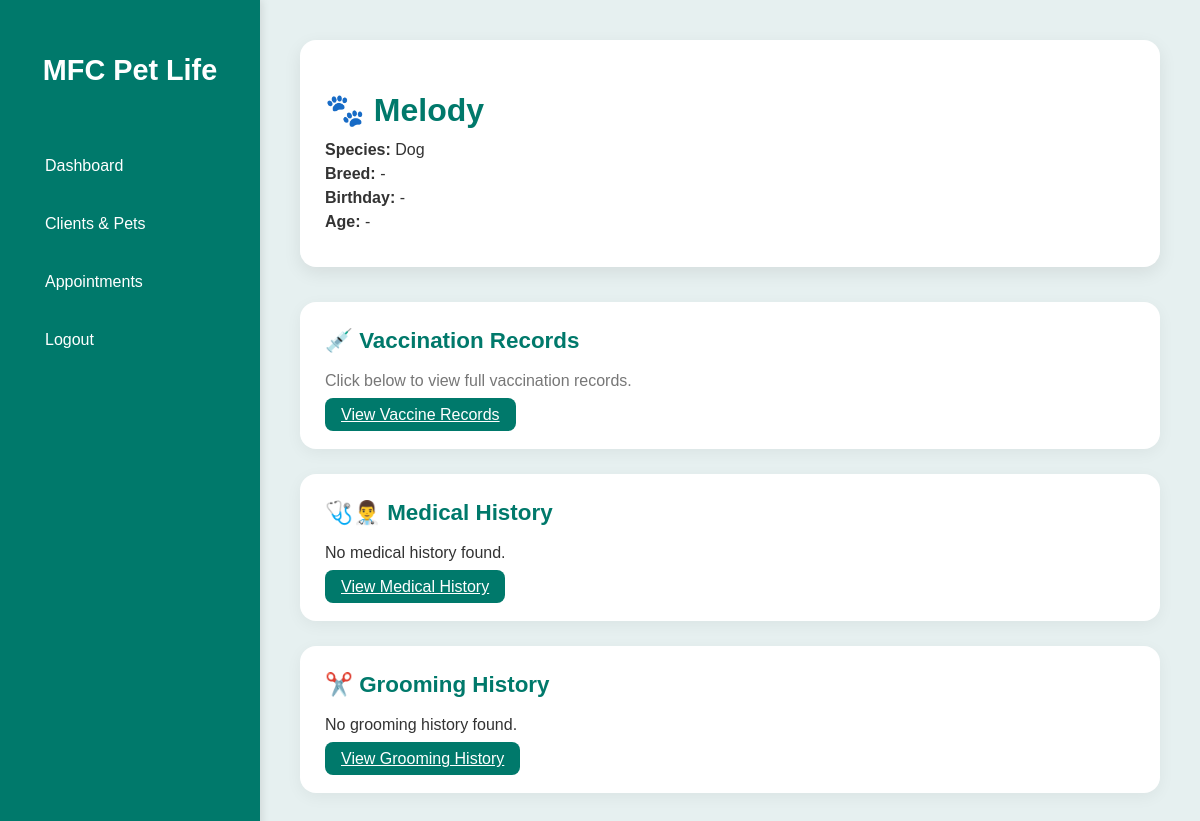
Before: /pets/3/ with the older database file.
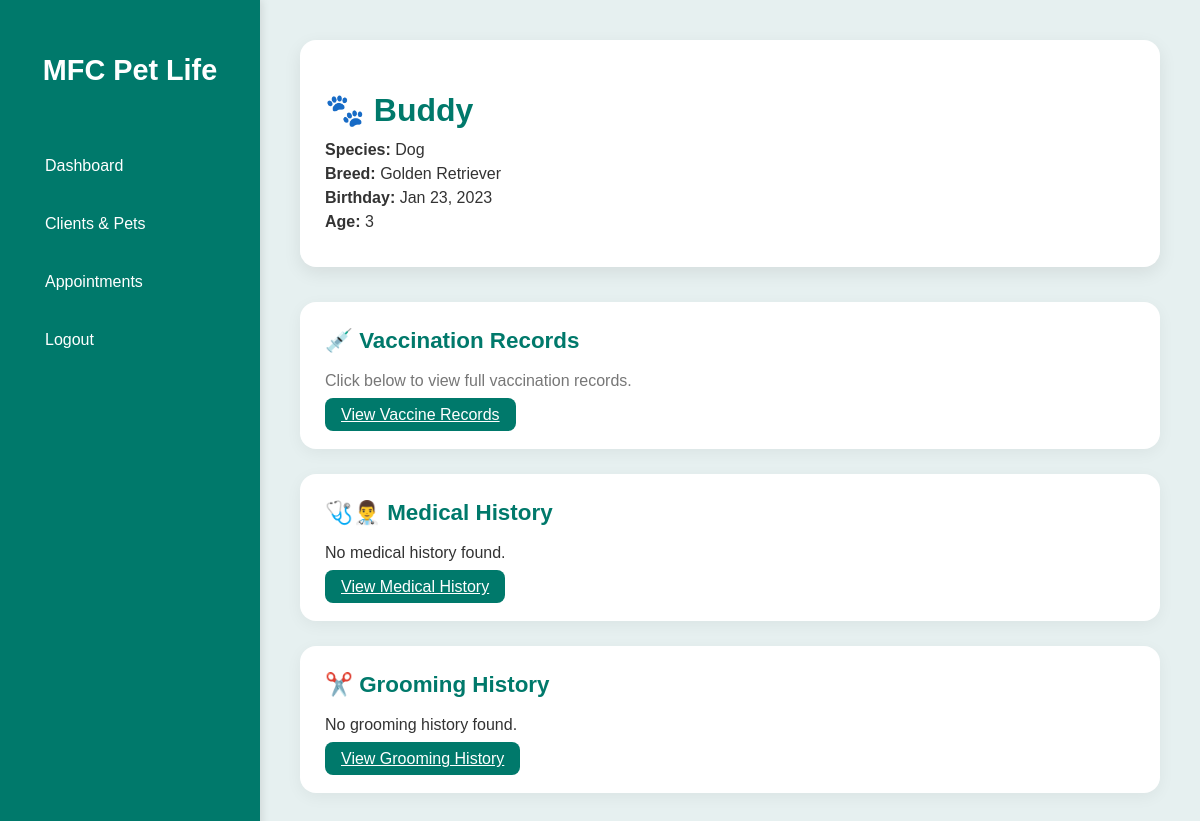
After: the same page with the newer database file.
### main/models.py (models this page shows, shortened)
class Pet(models.Model):
    owner = models.ForeignKey(User, on_delete=models.CASCADE)
    name = models.CharField(max_length=100)
    species = models.CharField(max_length=50)
    breed = models.CharField(max_length=100, blank=True, null=True)
    gender = models.CharField(max_length=10)
    color = models.CharField(max_length=50, blank=True, null=True)
    birthday = models.DateField(blank=True, null=True)
    age = models.PositiveIntegerField(default=0)
    weight = models.DecimalField(max_digits=5, decimal_places=2, blank=True, null=True)
    image = models.ImageField(upload_to='pets/', blank=True, null=True)
    is_active = models.BooleanField(default=True)  # Soft-delete flag
    def calculate_age(self):
        if self.birthday:
            today = date.today()
            years = today.year - self.birthday.year
            if (today.month, today.day) < (self.birthday.month, self.birthday.day):
                years -= 1
            return years
        return self.age

### main/views.py (the view, shortened to what this page needs)
# urls.py: path('pets/<int:pet_id>/', views.pet_detail_admin, name='pet_detail_admin'),
def pet_detail_admin(request, pet_id):
    pet = get_object_or_404(Pet, id=pet_id)
    vaccinations = pet.vaccine_records.all()  # matches related_name in Vaccine
    appointments = pet.appointments.all()     # matches related_name in Appointment
    return render(request, 'admin/pet_detail_admin.html', {
        'pet': pet,
        'vaccinations': vaccinations,
        'appointments': appointments
    })

### main/templates/admin/pet_detail_admin.html (shortened to what this page needs)
{% load static %}
<!DOCTYPE html>
<html lang="en">
<head>
<link rel="stylesheet" href="{% static 'css/admin/pet_detail_admin.css' %}">
</head>
<body>
<div class="sidebar">
    <h2>MFC Pet Life</h2>
    <a href="{% url 'admin_dashboard' %}">Dashboard</a>
    <a href="{% url 'clients_pets' %}">Clients & Pets</a>
    <a href="{% url 'appointment_list' %}">Appointments</a>
    <a href="{% url 'logout' %}">Logout</a>
</div>
<div class="main-content">
    <div class="pet-card">
        <h1>🐾 {{ pet.name|default:"No Name" }}</h1>
        <p><strong>Species:</strong> {{ pet.species|default:"-" }}</p>
        <p><strong>Breed:</strong> {{ pet.breed|default:"-" }}</p>
        <p><strong>Birthday:</strong> {{ pet.birthday|date:"M d, Y"|default:"-" }}</p>
        <p><strong>Age:</strong> {{ pet.calculate_age|default:"-" }}</p>
    </div>
    <div class="records-section">
        <div class="record-box">
            <h2>💉 Vaccination Records</h2>
            <p style="color:#777;">Click below to view full vaccination records.</p>
            <a href="{% url 'vaccine_records_admin' pet.id %}" class="btn">View Vaccine Records</a>
        </div>
<div class="record-box">
    <h2>🩺👨‍⚕️ Medical History</h2>
    {% if checkups or consultations %}
        {% for c in checkups %}
        <div class="record-card">
            <p><strong>Date:</strong> {{ c.date|date:"M d, Y" }}</p>
            <p><strong>Weight:</strong> {{ c.weight|default:"N/A" }} kg</p>
            <p><strong>Findings:</strong> {{ c.findings|default:"No notes" }}</p>
            <p><strong>Vet:</strong> {{ c.vet.username|default:"N/A" }}</p>
            <div class="record-actions">
                <a href="#" class="btn btn-view">🔍 View Details</a>
            </div>
        </div>
        {% endfor %}
        {% for con in consultations %}
        <div class="record-card">
            <p><strong>Date:</strong> {{ con.date|date:"M d, Y" }}</p>
            <p><strong>Concern:</strong> {{ con.concern|default:"N/A" }}</p>
            <p><strong>Notes:</strong> {{ con.notes|default:"No notes" }}</p>
            <p><strong>Vet:</strong> {{ con.vet.username|default:"N/A" }}</p>
            <div class="record-actions">
                <a href="#" class="btn btn-view">🔍 View Details</a>
            </div>
        </div>
        {% endfor %}
    {% else %}
        <p>No medical history found.</p>
    {% endif %}
     <a href="{% url 'medical_history' pet.id %}" class="btn">View Medical History</a>
</div>
        <div class="record-box">
            <h2>✂️ Grooming History</h2>
            {% if grooming %}
                {% for g in grooming %}
                <div class="record-card">
                    <p><strong>Date:</strong> {{ g.date|date:"M d, Y" }}</p>
                    <p><strong>Service:</strong> {{ g.service_type }}</p>
                    <p><strong>Notes:</strong> {{ g.notes|default:"No notes" }}</p>
                    <p><strong>Groomer:</strong> {{ g.staff.username }}</p>
                    <div class="record-actions">
                        <a href="{% url 'edit_grooming' g.id %}" class="btn">✏ Edit</a>
                        <a href="{% url 'delete_grooming' g.id %}" class="btn" onclick="return confirm('Delete this grooming record?');">🗑 Delete</a>
                    </div>
                </div>
                {% endfor %}
            {% else %}
                <p>No grooming history found.</p>
            {% endif %}
            <a href="{% url 'view_grooming' pet.id %}" class="btn">View Grooming History</a>
        </div>
    </div>
</div>
</body>
</html>

Changed rows visible on the page:
changed Pet "Dog": name "Melody" → "Buddy"; breed "-" → "Golden Retriever"; birthday "-" → "Jan 23, 2023"; calculate_age "-" → "3"
